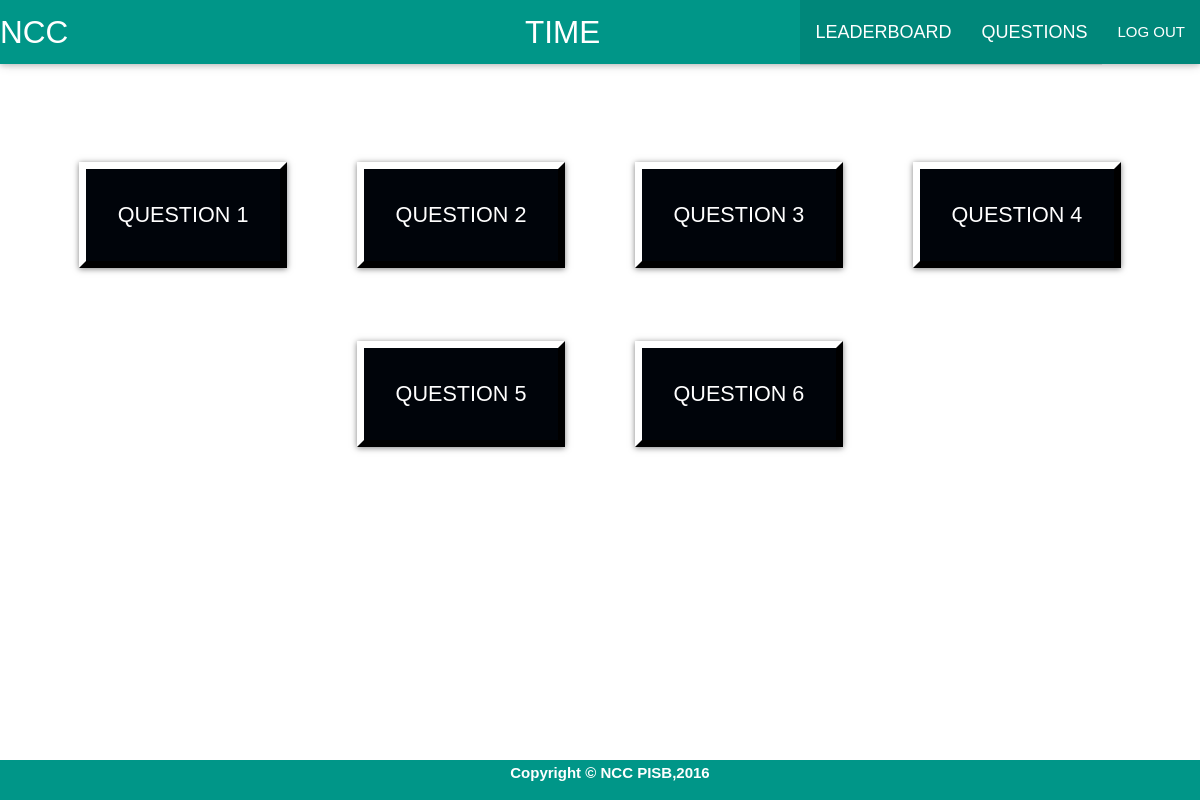
/questionlist/ (signed in), run on the app's committed database.
### ncc/models.py (models this page shows, shortened)
class Question(models.Model):
    question_name = models.CharField(max_length=100,blank=False)
    question_text = models.CharField(max_length=3000,blank=False)

### ncc/views.py (the view)
# urls.py: url(r'^questionlist/$','ncc.views.question_view'),
def question_view(request):
    if time_passed()<start_seconds_left:
        return render(request,'Index.html')
    elif time_passed()>end_seconds_left:
        return leaderboard(request)
    elif request.user.is_authenticated():
        q=Question.objects.all()
        return render(request,'Hub.html',{'questions':q})
    else:
        return render(request,'Loginpage.html')

### ncc/views.py (called while the page is built)
def time_passed():
    current_time = datetime.now().time()
    print current_time      #testing purpose
    seconds_passed = current_time.second + current_time.minute*60 + current_time.hour*3600
    return seconds_passed

### ncc/templates/Hub.html (shortened to what this page needs)
<!DOCTYPE html>
<html>
    <head>
    	{% load staticfiles %}
      <link type="text/css" rel="stylesheet" href="{% static "css/materialize.min.css" %}"  media="screen,projection"/>
 </head>
<div class="navbar-fixed">
  <nav>
    <div class="nav-wrapper #009688 teal white-text">
      <a href="/questionlist" class="brand-logo">NCC</a>
      <div class="time">
      <center><a class="brand-logo" id = "timer"> TIME</a></center>
      </div>
      <ul class="right hide-on-med-and-down">
        <li class="active"><a href="/leaderboard"><big>LEADERBOARD</big></a></li>
        <li class="active"><a href="/questionlist"><big>QUESTIONS</big></a></li>
        <li class="active"><a href="/log_out">LOG OUT</a></li>
      </ul>
    </div>
  </nav>
</div>
<br><br>
<div class="wrap">
  {% for i in questions %}
  <a class="button" href="/question/{{i.id}}/"><big><big>Question {{i.id}}</big></big></a>
  {% endfor %}
</div>
<br><b><br><br>
  <footer>
  <br>
      <div class="footer1">
   <center style="color:white">Copyright &copy; NCC PISB,2016</center>
  </div>
</footer>
</html>

### ncc/templates/Hub.html (style rules this page uses)
nav ul li a { color: white; }
.time { margin-left: -150px; }
html { background: white; }
* { color: white; font-family: arial; }
.wrap { margin-top: 20px; text-align: center; }
.button { display:inline-block; margin: 2.2em; padding: 2.0em 2.1em; overflow: hidden; position: relative; text-decoration: none; text-transform: uppercase; border-width: 7px; -webkit-transition: 0.3s; -moz-transition: 0.3s; -ms-transition: 0.3s; -o-transition: 0.3s; transition: 0.3s; box-shadow: 0 1px 6px rgba(0, 0, 0, 0.5); border-style: outset; border-color:#00040a ; border-top-color: white; border-left-color: white; text-align: center; background-color: #00040a }
.footer1 { position:fixed; bottom:0; padding-top: 2px; padding-left: 70px; padding-right: 50px; width:100%; height: 5%; background:#009688 ; font-family: myFirstFont; }

### data on the page
Question: id "1"
Question: id "2"
Question: id "3"
Question: id "4"
Question: id "5"
Question: id "6"
